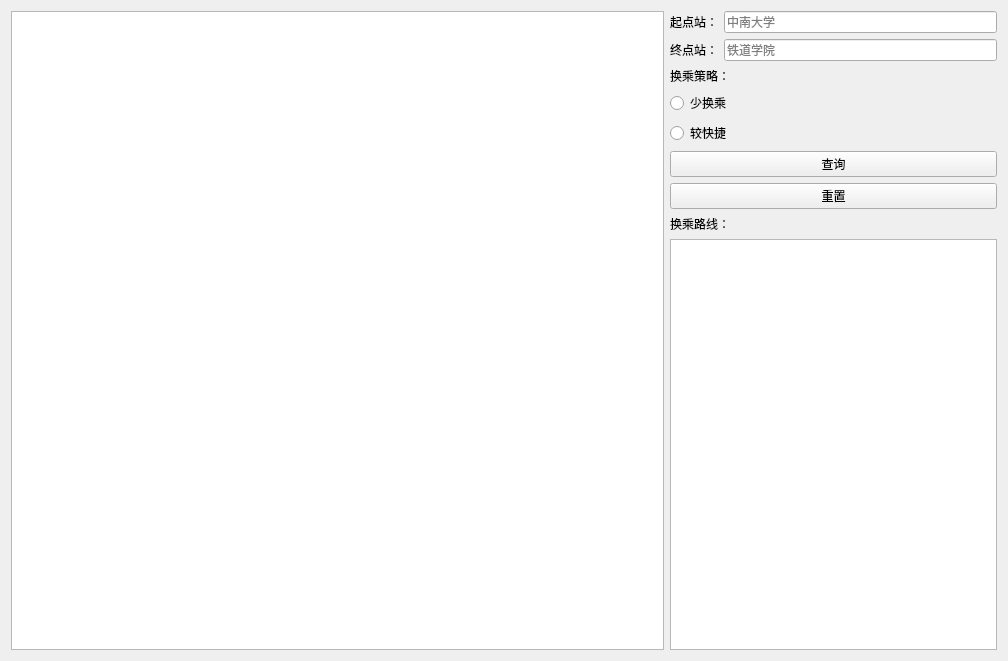
<?xml version="1.0" encoding="UTF-8"?>
<ui version="4.0">
 <class>TransferInquiryForm</class>
 <widget class="QWidget" name="TransferInquiryForm">
  <property name="geometry">
   <rect>
    <x>0</x>
    <y>0</y>
    <width>1008</width>
    <height>661</height>
   </rect>
  </property>
  <property name="windowTitle">
   <string>地铁换乘查询</string>
  </property>
  <layout class="QHBoxLayout" name="horizontalLayout" stretch="6,3">
   <item>
    <widget class="QGraphicsView" name="graphicsView"/>
   </item>
   <item>
    <layout class="QVBoxLayout" name="verticalLayout">
     <item>
      <layout class="QGridLayout" name="gridLayout">
       <item row="1" column="0">
        <widget class="QLabel" name="FPlabel">
         <property name="text">
          <string>终点站：</string>
         </property>
        </widget>
       </item>
       <item row="0" column="0">
        <widget class="QLabel" name="SPlabel">
         <property name="text">
          <string>起点站：</string>
         </property>
        </widget>
       </item>
       <item row="0" column="1">
        <widget class="QLineEdit" name="SPlineEdit">
         <property name="text">
          <string/>
         </property>
         <property name="placeholderText">
          <string>中南大学</string>
         </property>
        </widget>
       </item>
       <item row="1" column="1">
        <widget class="QLineEdit" name="FPlineEdit">
         <property name="text">
          <string/>
         </property>
         <property name="placeholderText">
          <string>铁道学院</string>
         </property>
        </widget>
       </item>
      </layout>
     </item>
     <item>
      <widget class="QLabel" name="label_3">
       <property name="text">
        <string>换乘策略：</string>
       </property>
      </widget>
     </item>
     <item>
      <widget class="QRadioButton" name="transferradioButton">
       <property name="text">
        <string>少换乘</string>
       </property>
      </widget>
     </item>
     <item>
      <widget class="QRadioButton" name="timeradioButton">
       <property name="text">
        <string>较快捷</string>
       </property>
      </widget>
     </item>
     <item>
      <widget class="QPushButton" name="inquirypushButton">
       <property name="text">
        <string>查询</string>
       </property>
      </widget>
     </item>
     <item>
      <widget class="QPushButton" name="restorepushButton">
       <property name="text">
        <string>重置</string>
       </property>
      </widget>
     </item>
     <item>
      <widget class="QLabel" name="label_4">
       <property name="text">
        <string>换乘路线：</string>
       </property>
      </widget>
     </item>
     <item>
      <widget class="QTextBrowser" name="textBrowserRoute"/>
     </item>
    </layout>
   </item>
  </layout>
 </widget>
 <resources/>
 <connections/>
</ui>
